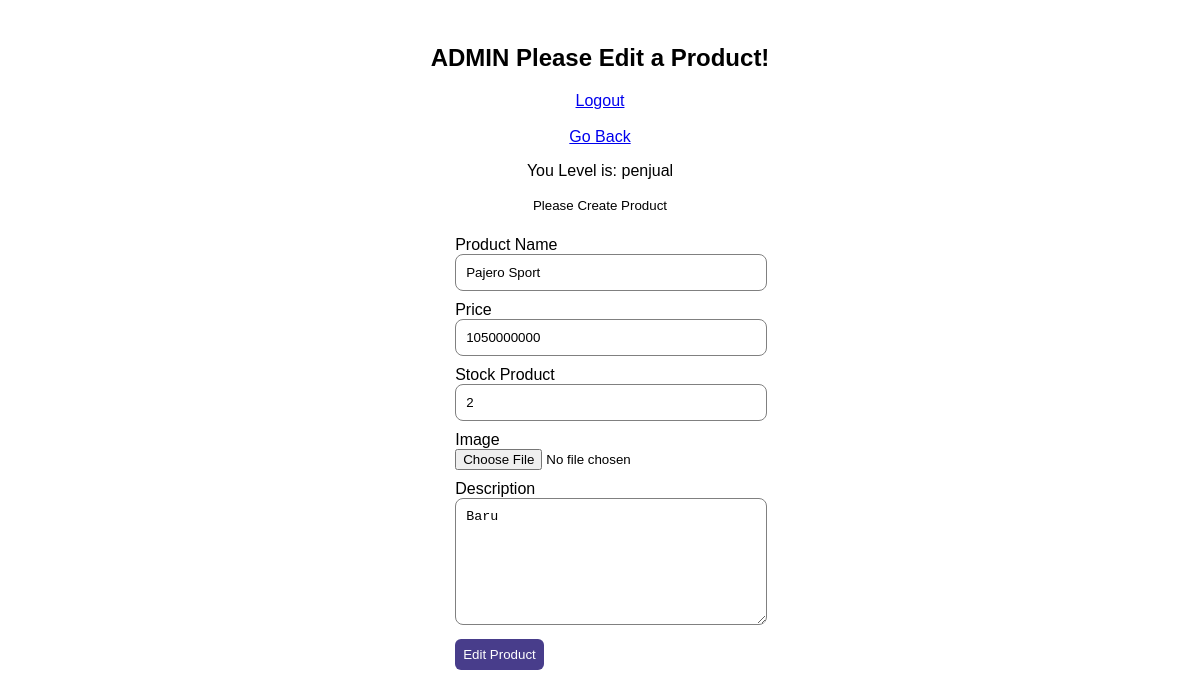
/admin/edit-admin.php?id=28 (signed in), run on the app's committed database.
### tables this page shows
CREATE TABLE `products` (
  `id_migo` int(11) NOT NULL,
  `nama` varchar(200) NOT NULL,
  `harga` int(200) NOT NULL,
  `gambar` varchar(250) NOT NULL,
  `stock` int(200) NOT NULL,
  `deskripsi` char(200) NOT NULL,
  `createdAt` timestamp NOT NULL DEFAULT current_timestamp()
);

### app.php (called while the page is built, shortened)
<?php
$dbconnect = mysqli_connect("localhost", "root", "", "lets-migo");
function queryData($query)
{
    global $dbconnect;
    $data = mysqli_query($dbconnect, $query);
    $rows = [];
    while ($row = mysqli_fetch_assoc($data)) {
        $rows[] = $row;
    }
    return $rows;
}

### src/admin/edit-admin.php (the view, shortened to what this page needs)
<?php
require('../../app.php');
$id = $_GET["id"];
$detail = queryData("SELECT * FROM products WHERE id_migo = '$id'")[0];
?>
<!DOCTYPE html>
<html lang="en">
<head>
</head>
<body>
    <div class="container">
        <div class="column">
            <h2 class="title-judul"><?= strtoupper($_SESSION["username"]); ?> Please Edit a Product!</h2>
            <a href="logout.php">Logout</a>
            <br>
            <br>
            <a href="./admin/index.php">Go Back</a>
            <p>You Level is: <?= $_SESSION["level"]; ?></p>
            <small>Please Create Product</small>
        </div>
        <div class="form-create-product">
            <form method="post" enctype="multipart/form-data">
                <label for="nama">Product Name</label>
                <input type="text" name="nama" id="nama" class="input_control" value="<?= $detail["nama"]; ?>">
                <label for="harga">Price</label>
                <input type="text" name="harga" id="harga" class="input_control" value="<?= $detail["harga"]; ?>">
                <label for="stock">Stock Product</label>
                <input type="number" name="stock" id="stock" class="input_control" value="<?= $detail["stock"]; ?>">
                <label for="image">Image</label>
                <input type="file" name="gambar" id="gambar" <?= $detail["gambar"]; ?>>
                <label for="deskripsi">Description</label>
                <textarea name="deskripsi" id="deskripsi" class="input_control" cols="20" rows="7"><?= $detail["deskripsi"]; ?></textarea>
                <button type="submit" name="editProduct" class="btn-product">Edit Product</button>
            </form>
        </div>
    </div>
</body>
</html>

### src/admin/edit-admin.php (style rules this page uses)
.container { padding: 16px; }
.column { font-family: "Poppins", sans-serif; text-align: center; }
.form-create-product { display: flex; justify-content: center; padding: 12px; border-radius: 4px; }
.input_control { width: 100%; padding: 10px 10px 10px 10px; border-radius: 8px; border: 1px solid gray; }
label { display: block; margin-top: 10px; font-family: "Poppins", sans-serif; }
.btn-product { margin-top: 10px; padding: 8px; background: darkslateblue; color: #FFFFFF; border: none; border-radius: 6px; cursor: pointer; }

### data on the page
products: nama "Pajero Sport", harga "1050000000", stock "2", deskripsi "Baru"

### other printed values
$_SESSION["username"] "ADMIN"
$_SESSION["level"] "penjual"
